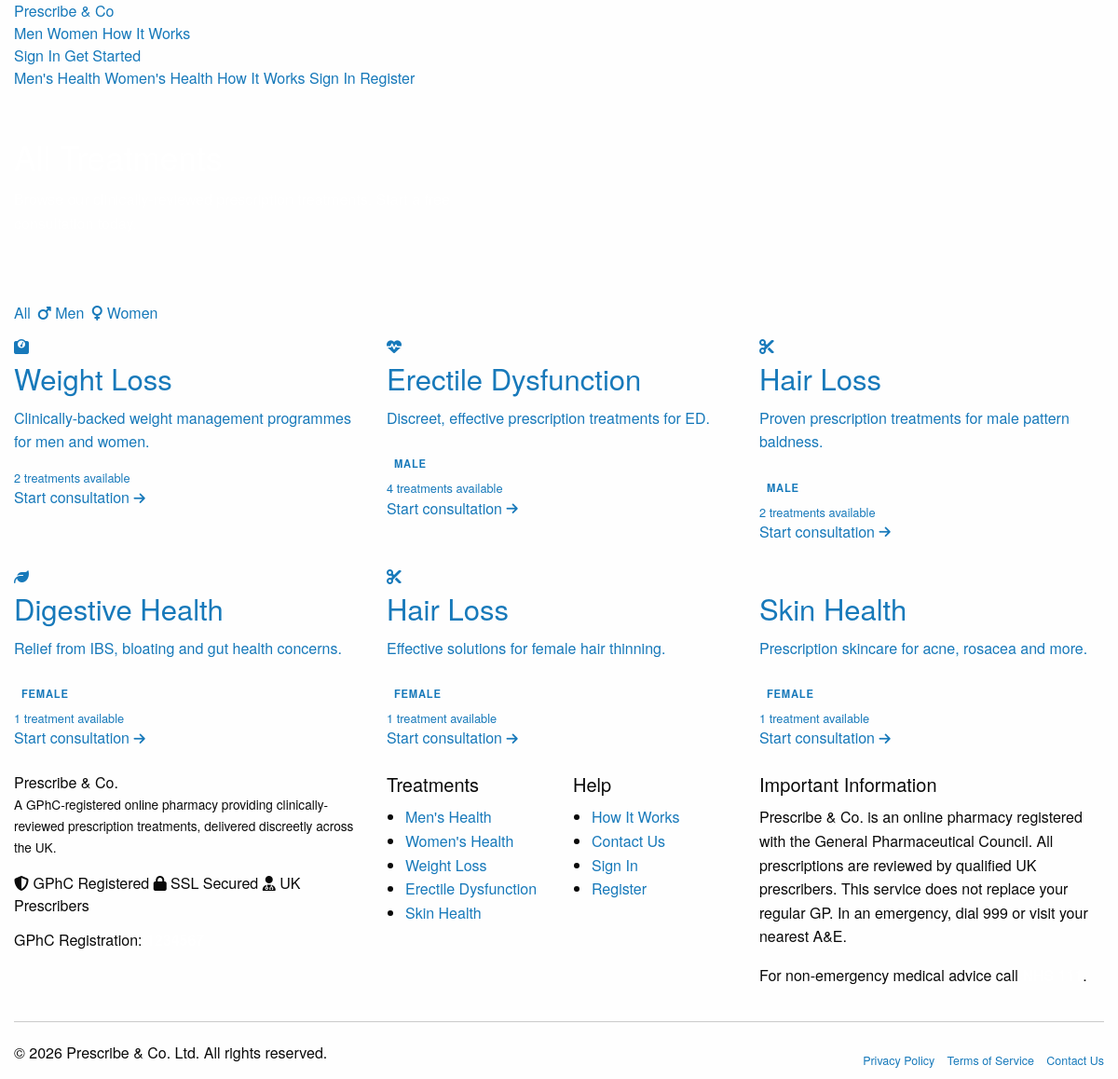
/pages/conditions.php, run on the app's committed database.
### tables this page shows
CREATE TABLE `conditions` (
  `id`          INT UNSIGNED AUTO_INCREMENT PRIMARY KEY,
  `slug`        VARCHAR(100) NOT NULL UNIQUE,
  `name`        VARCHAR(200) NOT NULL,
  `gender`      ENUM('male','female','all') NOT NULL DEFAULT 'all',
  `description` TEXT         DEFAULT NULL,
  `icon`        VARCHAR(100) DEFAULT NULL,
  `is_active`   TINYINT(1)   NOT NULL DEFAULT 1,
  `sort_order`  INT          NOT NULL DEFAULT 0,
  `created_at`  DATETIME     NOT NULL DEFAULT CURRENT_TIMESTAMP
);

### includes/functions.php (called while the page is built, shortened)
<?php
function is_logged_in(): bool {
    return !empty($_SESSION['user_id']);
}
function current_role(): string  { return (string)($_SESSION['user_role'] ?? ''); }
function e(mixed $v): string {
    return htmlspecialchars((string)$v, ENT_QUOTES | ENT_HTML5, 'UTF-8');
}
function clean(string $v): string {
    return trim(strip_tags($v));
}

### config/database.php (called while the page is built, shortened)
<?php
class Database {
    private static ?PDO $instance = null;
    public static function getInstance(): PDO {
        if (self::$instance === null) {
            $dsn = sprintf('mysql:host=%s;port=%d;dbname=%s;charset=%s',
                DB_HOST, DB_PORT, DB_NAME, DB_CHARSET);
            try {
                self::$instance = new PDO($dsn, DB_USER, DB_PASS, [
                    PDO::ATTR_ERRMODE            => PDO::ERRMODE_EXCEPTION,
                    PDO::ATTR_DEFAULT_FETCH_MODE => PDO::FETCH_ASSOC,
                    PDO::ATTR_EMULATE_PREPARES   => false,
                    PDO::MYSQL_ATTR_INIT_COMMAND => "SET NAMES utf8mb4 COLLATE utf8mb4_unicode_ci",
                ]);
            } catch (PDOException $e) {
                error_log('DB Connection failed: ' . $e->getMessage());
                http_response_code(503);
                die('Service temporarily unavailable. Please try again later.');
            }
        }
        return self::$instance;
    }
    public static function query(string $sql, array $params = []): PDOStatement {
        $stmt = self::getInstance()->prepare($sql);
        $stmt->execute($params);
        return $stmt;
    }
    public static function fetchAll(string $sql, array $params = []): array {
        return self::query($sql, $params)->fetchAll();
    }
}

### pages/conditions.php (the view, shortened to what this page needs)
<?php
$gender = clean($_GET['gender'] ?? '');
$where  = $gender ? "AND (gender='{$gender}' OR gender='all')" : "";
$conditions = Database::fetchAll(
    "SELECT c.*, COUNT(p.id) prod_count
     FROM conditions c
     LEFT JOIN products p ON p.condition_id=c.id AND p.is_active=1
     WHERE c.is_active=1 $where
     GROUP BY c.id ORDER BY c.sort_order"
);
$active_nav  = $gender === 'male' ? 'men' : ($gender === 'female' ? 'women' : '');
include APP_PATH . '/includes/header.php';
?>
<section style="background:linear-gradient(150deg,var(--pco-black) 0%,var(--pco-purple-deep) 100%);padding:3rem 0 2.75rem;">
  <div class="grid-container">
    <h1 style="color:white;font-size:2.2rem;margin-bottom:.5rem;">
    </h1>
    <p style="color:rgba(255,255,255,.75);max-width:500px;">
    </p>
  </div>
</section>
<section style="background:var(--pco-grey-100);border-bottom:1px solid var(--pco-grey-200);padding:.75rem 0;">
  <div class="grid-container">
    <div style="display:flex;gap:.5rem;flex-wrap:wrap;">
      <a href="<?= APP_URL ?>/pages/conditions.php"
         class="pco-btn pco-btn--sm <?= !$gender ? 'pco-btn--primary' : 'pco-btn--ghost' ?>">All</a>
      <a href="<?= APP_URL ?>/pages/conditions.php?gender=male"
         class="pco-btn pco-btn--sm <?= $gender==='male' ? 'pco-btn--primary' : 'pco-btn--ghost' ?>">
        <i class="fa-solid fa-mars"></i> Men
      </a>
      <a href="<?= APP_URL ?>/pages/conditions.php?gender=female"
         class="pco-btn pco-btn--sm <?= $gender==='female' ? 'pco-btn--primary' : 'pco-btn--ghost' ?>">
        <i class="fa-solid fa-venus"></i> Women
      </a>
    </div>
  </div>
</section>
<div class="pco-page">
  <div class="grid-container">
    <div class="grid-x grid-margin-x">
      <?php if (empty($conditions)): ?>
      <div class="cell text-center" style="padding:3rem;">
        <p style="color:var(--pco-grey-500);">No conditions available for this filter.</p>
      </div>
      <?php else: ?>
      <?php foreach ($conditions as $c): ?>
      <div class="cell large-4 medium-6 small-12" style="margin-bottom:1.5rem;">
        <a href="<?= APP_URL ?>/pages/condition.php?slug=<?= e($c['slug']) ?>" class="pco-condition-card">
          <div class="pco-condition-card__icon">
            <i class="fa-solid fa-<?= e($c['icon'] ?? 'stethoscope') ?>"></i>
          </div>
          <h3><?= e($c['name']) ?></h3>
          <p><?= e($c['description']) ?></p>
          <?php if ($c['gender'] !== 'all'): ?>
          <span style="display:inline-block;margin-top:.6rem;font-size:.7rem;font-weight:700;letter-spacing:.07em;text-transform:uppercase;color:var(--pco-purple);background:var(--pco-lavender-tint);padding:2px 8px;border-radius:var(--pco-r-pill);">
            <?= ucfirst($c['gender']) ?>
          </span>
          <?php endif; ?>
          <?php if ($c['prod_count'] > 0): ?>
          <span style="display:block;margin-top:.4rem;font-size:.8rem;color:var(--pco-grey-500);">
            <?= $c['prod_count'] ?> treatment<?= $c['prod_count']!=1?'s':'' ?> available
          </span>
          <?php endif; ?>
          <div class="pco-condition-card__arrow">
            Start consultation <i class="fa-solid fa-arrow-right fa-sm"></i>
          </div>
        </a>
      </div>
      <?php endforeach; ?>
      <?php endif; ?>
    </div>
  </div>
</div>
<?php include APP_PATH . '/includes/footer.php'; ?>

### includes/header.php (shortened to what this page needs)
<?php
$user  = current_user();
$role  = current_role();
$initials = $user ? strtoupper(substr($user['first_name'],0,1).substr($user['last_name'],0,1)) : '';
$dash_url = match($role) {
    'admin'      => APP_URL.'/pages/admin/dashboard.php',
    'prescriber' => APP_URL.'/pages/prescriber/dashboard.php',
    'dispenser'  => APP_URL.'/pages/dispenser/dashboard.php',
    default      => APP_URL.'/pages/patient/dashboard.php',
};
?>
<!DOCTYPE html>
<html lang="en-GB">
<head>
  <link rel="stylesheet" href="https://cdnjs.cloudflare.com/ajax/libs/foundation/6.8.1/css/foundation.min.css">
  <link rel="stylesheet" href="https://cdnjs.cloudflare.com/ajax/libs/font-awesome/6.5.0/css/all.min.css">
  <link rel="stylesheet" href="<?= APP_URL ?>/assets/css/main.css">
</head>
<body class="role-<?= e($role ?: 'guest') ?>">
<nav class="pco-nav">
  <div class="grid-container">
    <div class="pco-nav__inner">
      <a href="<?= APP_URL ?>/" class="pco-nav__logo">
        <?php if (file_exists(APP_PATH . '/assets/img/logo.png')): ?>
          <img src="<?= APP_URL ?>/assets/img/logo.png" alt="Prescribe and Co logo" class="pco-nav__logo-img">
        <?php else: ?>
          <span class="pco-nav__logo-text">Prescribe &amp; Co</span>
        <?php endif; ?>
      </a>
      <?php if (!is_logged_in() || $role === 'patient'): ?>
      <div class="pco-nav__links hide-for-small-only">
        <a href="<?= APP_URL ?>/pages/conditions.php?gender=male"   class="<?= ($active_nav??'')   === 'men'   ? 'active' : '' ?>">Men</a>
        <a href="<?= APP_URL ?>/pages/conditions.php?gender=female" class="<?= ($active_nav??'')   === 'women' ? 'active' : '' ?>">Women</a>
        <a href="<?= APP_URL ?>/pages/about.php"                    class="<?= ($active_nav??'')   === 'about' ? 'active' : '' ?>">How It Works</a>
      </div>
      <?php endif; ?>
      <div class="pco-nav__actions">
        <?php if (is_logged_in()): ?>
          <span class="pco-nav__role role-<?= e($role) ?>"><?= e(ucfirst($role)) ?></span>
          <a href="<?= $dash_url ?>" class="hide-for-small-only" style="display:inline-flex;align-items:center;gap:.4rem;font-size:.845rem;font-weight:500;color:var(--pco-grey-700);padding:.35rem .8rem;border-radius:var(--pco-r-pill);transition:all .18s;">
            <i class="fa-solid fa-gauge-high" style="font-size:.85rem;"></i>
            <span>Dashboard</span>
          </a>
          <div class="pco-user-menu">
            <button class="pco-user-btn" id="userMenuBtn" aria-expanded="false">
              <span class="avatar"><?= e($initials) ?></span>
              <span class="hide-for-small-only"><?= e($user['first_name']) ?></span>
              <i class="fa-solid fa-chevron-down fa-xs"></i>
            </button>
            <ul class="pco-dropdown" id="userDropdown">
              <li><a href="<?= APP_URL ?>/pages/patient/account.php"><i class="fa-solid fa-id-card fa-fw"></i> My Account</a></li>
              <?php if ($role === 'patient'): ?>
              <li><a href="<?= APP_URL ?>/pages/patient/consultations.php"><i class="fa-solid fa-clipboard-list fa-fw"></i> Consultations</a></li>
              <li><a href="<?= APP_URL ?>/pages/patient/prescriptions.php"><i class="fa-solid fa-file-prescription fa-fw"></i> Prescriptions</a></li>
              <li><a href="<?= APP_URL ?>/pages/patient/orders.php"><i class="fa-solid fa-box fa-fw"></i> Orders</a></li>
              <?php endif; ?>
              <li class="sep"></li>
              <li><a href="<?= APP_URL ?>/pages/auth/logout.php" class="danger"><i class="fa-solid fa-right-from-bracket fa-fw"></i> Sign Out</a></li>
            </ul>
          </div>
        <?php else: ?>
          <a href="<?= APP_URL ?>/pages/auth/login.php"    class="pco-btn pco-btn--ghost pco-btn--sm hide-for-small-only">Sign In</a>
          <a href="<?= APP_URL ?>/pages/auth/register.php" class="pco-btn pco-btn--primary pco-btn--sm">Get Started</a>
        <?php endif; ?>
      </div>
    </div>
  </div>
  <div class="pco-mobile-nav" id="mobileNav">
    <div class="grid-container">
      <?php if (!is_logged_in() || $role === 'patient'): ?>
        <a href="<?= APP_URL ?>/pages/conditions.php?gender=male">Men's Health</a>
        <a href="<?= APP_URL ?>/pages/conditions.php?gender=female">Women's Health</a>
        <a href="<?= APP_URL ?>/pages/about.php">How It Works</a>
      <?php endif; ?>
      <?php if (is_logged_in()): ?>
        <a href="<?= $dash_url ?>">Dashboard</a>
        <a href="<?= APP_URL ?>/pages/patient/account.php">My Account</a>
        <a href="<?= APP_URL ?>/pages/auth/logout.php" style="color:var(--pco-red)">Sign Out</a>
      <?php else: ?>
        <a href="<?= APP_URL ?>/pages/auth/login.php">Sign In</a>
        <a href="<?= APP_URL ?>/pages/auth/register.php">Register</a>
      <?php endif; ?>
    </div>
  </div>
</nav>

### includes/footer.php (shortened to what this page needs)
<footer class="pco-footer">
  <div class="grid-container">
    <div class="grid-x grid-margin-x">
      <div class="cell large-4 medium-6">
        <span class="pco-footer__logo">Prescribe &amp; Co.</span>
        <p style="font-size:.855rem;line-height:1.65;">A GPhC-registered online pharmacy providing clinically-reviewed prescription treatments, delivered discreetly across the UK.</p>
        <div class="pco-footer__badges">
          <span class="pco-footer__badge"><i class="fa-solid fa-shield-halved"></i> GPhC Registered</span>
          <span class="pco-footer__badge"><i class="fa-solid fa-lock"></i> SSL Secured</span>
          <span class="pco-footer__badge"><i class="fa-solid fa-user-doctor"></i> UK Prescribers</span>
        </div>
        <p class="pco-footer__disclaimer" style="margin-top:.75rem;">GPhC Registration: <strong style="color:rgba(255,255,255,.8);"><?= GPHC_NUMBER ?></strong></p>
      </div>
      <div class="cell large-2 medium-3 small-6">
        <h5>Treatments</h5>
        <ul class="pco-footer__links">
          <li><a href="<?= APP_URL ?>/pages/conditions.php?gender=male">Men's Health</a></li>
          <li><a href="<?= APP_URL ?>/pages/conditions.php?gender=female">Women's Health</a></li>
          <li><a href="<?= APP_URL ?>/pages/condition.php?slug=weight-loss">Weight Loss</a></li>
          <li><a href="<?= APP_URL ?>/pages/condition.php?slug=erectile-dysfunction">Erectile Dysfunction</a></li>
          <li><a href="<?= APP_URL ?>/pages/condition.php?slug=skin-health">Skin Health</a></li>
        </ul>
      </div>
      <div class="cell large-2 medium-3 small-6">
        <h5>Help</h5>
        <ul class="pco-footer__links">
          <li><a href="<?= APP_URL ?>/pages/about.php">How It Works</a></li>
          <li><a href="<?= APP_URL ?>/pages/contact.php">Contact Us</a></li>
          <li><a href="<?= APP_URL ?>/pages/auth/login.php">Sign In</a></li>
          <li><a href="<?= APP_URL ?>/pages/auth/register.php">Register</a></li>
        </ul>
      </div>
      <div class="cell large-4 medium-12">
        <h5>Important Information</h5>
        <p class="pco-footer__disclaimer">
          Prescribe &amp; Co. is an online pharmacy registered with the General Pharmaceutical Council.
          All prescriptions are reviewed by qualified UK prescribers. This service does not replace your regular GP.
          In an emergency, dial 999 or visit your nearest A&amp;E.
        </p>
        <p class="pco-footer__disclaimer" style="margin-top:.5rem;">
          For non-emergency medical advice call <strong style="color:rgba(255,255,255,.7);">NHS 111</strong>.
        </p>
      </div>
    </div>
    <hr class="pco-footer__sep">
    <div class="grid-x align-middle">
      <div class="cell medium-6">
        <p class="pco-footer__copy">&copy; <?= date('Y') ?> Prescribe &amp; Co. Ltd. All rights reserved.</p>
      </div>
      <div class="cell medium-6 text-right">
        <a href="<?= APP_URL ?>/pages/privacy.php" style="font-size:.78rem;">Privacy Policy</a>&nbsp;&nbsp;
        <a href="<?= APP_URL ?>/pages/terms.php" style="font-size:.78rem;">Terms of Service</a>&nbsp;&nbsp;
        <a href="<?= APP_URL ?>/pages/contact.php" style="font-size:.78rem;">Contact Us</a>
      </div>
    </div>
  </div>
</footer>
</body>
</html>

### data on the page
conditions: name "Weight Loss", description "Clinically-backed weight management programmes for men and women.", prod_count "2"
conditions: name "Erectile Dysfunction", description "Discreet, effective prescription treatments for ED.", gender "MALE", prod_count "4"
conditions: name "Hair Loss", description "Proven prescription treatments for male pattern baldness.", gender "MALE", prod_count "2"
conditions: name "Digestive Health", description "Relief from IBS, bloating and gut health concerns.", gender "FEMALE", prod_count "1"
conditions: name "Hair Loss", description "Effective solutions for female hair thinning.", gender "FEMALE", prod_count "1"
conditions: name "Skin Health", description "Prescription skincare for acne, rosacea and more.", gender "FEMALE", prod_count "1"
